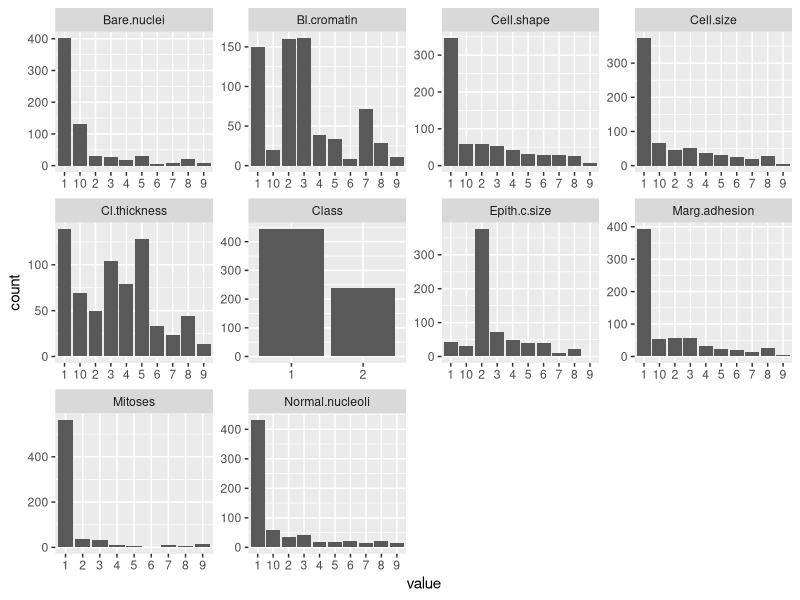
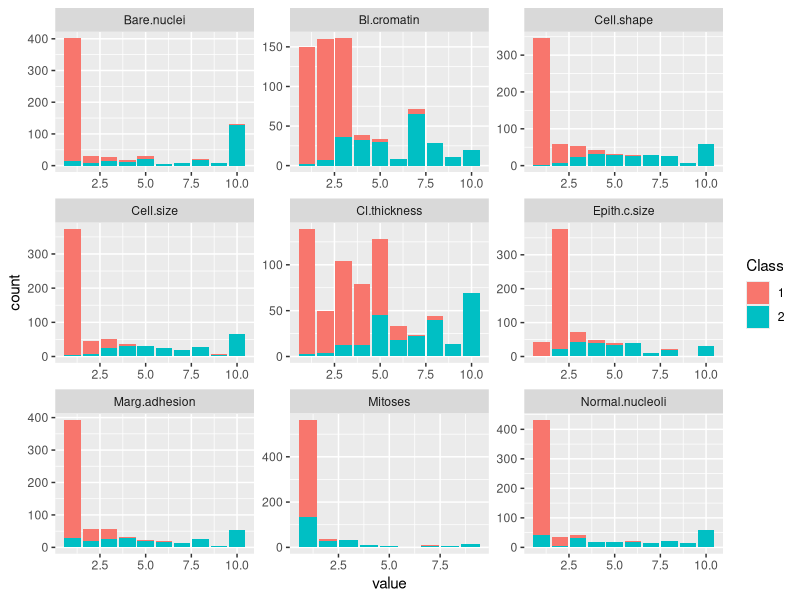

The R source for these figures, in order:

list.of.packages<-c("mlbench","caret","randomForest","kernlab")

new.packages <- list.of.packages[!(list.of.packages %in% installed.packages()[,"Package"])]
if(length(new.packages)) install.packages(new.packages)



library(tidyverse)
library(caret) #Machine learning in R
library(mlbench) #dataset
library(e1071)
#packages necessary for fitting RF & SVM
library(randomForest)
library(kernlab)

data(BreastCancer, package="mlbench")

#cleaning & preprocessing of the dataset
cancer_data <- as_tibble(BreastCancer) %>%
  select(-Id) %>%
  mutate_all(as.integer) %>%
  mutate(Class = as.factor(Class))


#------------------------------------------------------------------------------------------------------------------------
# exploring the dataset
#------------------------------------------------------------------------------------------------------------------------

#first try to understand the dataset and its variables:
#what variables are contained in the dataset? Can you identify what they mean?
#what types and value ranges have those variables?
#are there missing data?

#different ways of looking at the data possible
cancer_data
cancer_data %>% glimpse()
cancer_data %>% summary()
cancer_data$Class %>% table()

#are there missing values in the dataset?
missing_values <- map_int(cancer_data, function(x) sum(is.na(x)))

#remove all rows with missing values (there are other strategies to handle missing data but we use the simplest option here)
cancer_data <- cancer_data %>% drop_na()


#------------------------------------------------------------------------------------------------------------------------
# now vizualize the dataset to get understanding of the variables and their dependencies
#------------------------------------------------------------------------------------------------------------------------

#histograms of all variables
#are there interesting observations?
#are the classes (esp. our target class "Class") balanced?
cancer_data %>%
  gather() %>%
  ggplot(aes(value)) + #be sure to understand why the variable is called value
  facet_wrap(~ key, scales = "free") +
  geom_bar()

#now separate histogram for each class of "Class" to detect which variables differ between the classes
cancer_data %>%
  gather(key, value, -"Class") %>%
  ggplot(aes(value, fill = Class))+
  facet_wrap(~ key, scales = "free") + 
  geom_bar()
  
  
  #gather the gather data, 
  #but leave out the class variable, be sure that you understand key and value in the gather function
  #create a ggplot with bars 

#Based on the last plot. Which features (variables) will be most important for classification?

# Mitosis
#------------------------------------------------------------------------------------------------------------------------
# split to test and training dataset
#------------------------------------------------------------------------------------------------------------------------

#create the partitioning indices with the caret function createDataPartition()
idx_train <- createDataPartition(
  y = cancer_data$Class,
  p = 0.8,
  list = FALSE
)

cancer_data_train <- cancer_data[idx_train,]
cancer_data_val <- cancer_data[-idx_train,]


#------------------------------------------------------------------------------------------------------------------------
# train logistic regression on the training dataset with only one variable
#------------------------------------------------------------------------------------------------------------------------

log_reg_model <- train(Class ~ Cl.thickness ,
                       data = cancer_data_train, 
                       method = "glm", family = "binomial")


#------------------------------------------------------------------------------------------------------------------------
# prediction of the outcome variable for the validation data and estimation of the algorithms performance
#------------------------------------------------------------------------------------------------------------------------

#predicting the classes and confusion matrix
pred_log_reg = predict(log_reg_model, newdata = cancer_data_val)
#look up the confusion matrix
confusionMatrix(data=pred_log_reg, cancer_data_val$Class)

#which are the most important variables?
varImp(log_reg_model)
#redo the logistic regression but add the other variables from your data set as explanatory variables. 


#------------------------------------------------------------------------------------------------------------------------
# use other algorithms
#------------------------------------------------------------------------------------------------------------------------

#support vector machine
svm_model <- train(Class ~ Cl.thickness + Cell.size + Cell.shape +
                     Marg.adhesion + Epith.c.size + Bare.nuclei +
                     Bl.cromatin + Normal.nucleoli + Mitoses,
                   data = cancer_data_train, method = "svmLinear")
pred_svm = predict(svm_model, newdata = cancer_data_val)
confusionMatrix(data=pred_svm, cancer_data_val$Class)

#random forest
rf_model <- train(Class ~ Cl.thickness + Cell.size + Cell.shape +
                     Marg.adhesion + Epith.c.size + Bare.nuclei +
                     Bl.cromatin + Normal.nucleoli + Mitoses,
                   data = cancer_data_train, method = "rf")
pred_rf = predict(rf_model, newdata = cancer_data_val)
confusionMatrix(data=pred_rf, cancer_data_val$Class)


#------------------------------------------------------------------------------------------------------------------------
# equalize number of examples per class - not really necessary for this dataset
#------------------------------------------------------------------------------------------------------------------------

up_train <- upSample(x = cancer_data_train %>% select(-Class),
                     y = cancer_data_train$Class,
                     yname = "Class") %>% as_tibble()

log_reg_model <- train(Class ~ Cl.thickness + Cell.size + Cell.shape +
                         Marg.adhesion + Epith.c.size + Bare.nuclei +
                         Bl.cromatin + Normal.nucleoli + Mitoses,
                       data = up_train, method = "glm", family = "binomial")
pred = predict(log_reg_model, newdata = cancer_data_val)
confusionMatrix(data=pred, cancer_data_val$Class)
